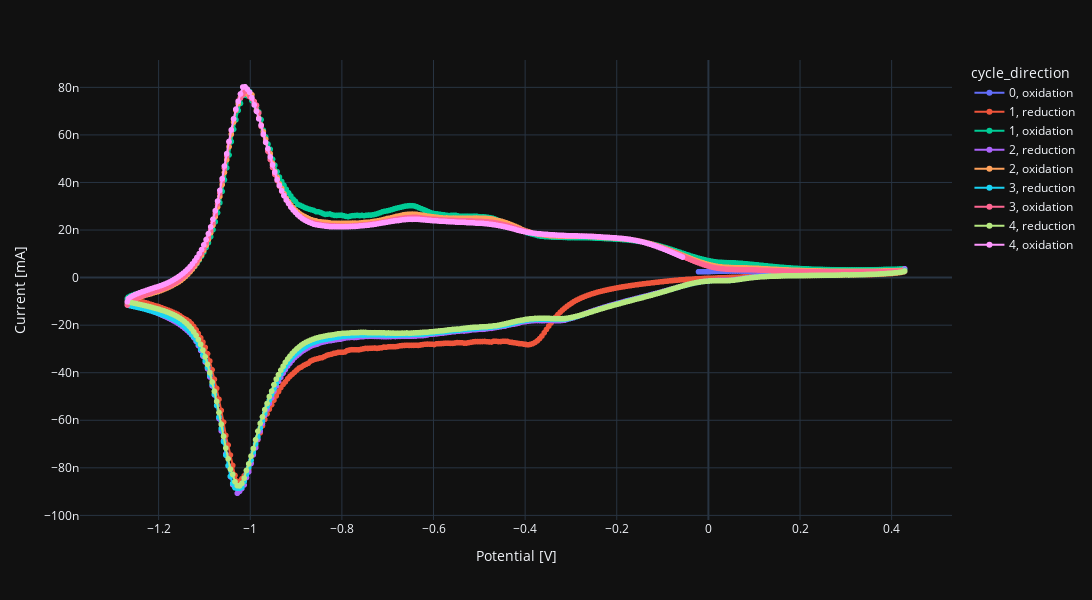

Notebook cell for this chart:
### Code cell
my_cv.show_current_potential(template = 'plotly_dark', height=600, width=1100)

### Figure 1 — Plotly figure (JSON) as saved in the notebook; plotly's stock layout.template omitted (floating-point values rounded to 4 significant figures; data arrays with more than 128 entries replaced by an {"elided": "..."} marker saying what was removed)
{"data": [{"hovertemplate": "cycle_direction=0, oxidation<br>Potential [V]=%{x}<br>Current [mA]=%{y}<extra></extra>", "legendgroup": "0, oxidation", "line": {"color": "#636efa", "dash": "solid"}, "marker": {"symbol": "circle"}, "mode": "lines+markers", "name": "0, oxidation", "showlegend": true, "type": "scattergl", "x": [-0.02154, -0.01653, -0.01153, -0.006536, -0.001539, 0.003469, 0.008476, 0.01347, 0.01847, 0.02347, 0.02847, 0.03346, 0.03846, 0.04347, 0.04847, 0.05346, 0.05845, 0.06346, 0.06846, 0.07345, 0.07845, 0.08345, 0.08846, 0.09345, 0.09845, 0.1034, 0.1084, 0.1134, 0.1184, 0.1234, 0.1284, 0.1334, 0.1384, 0.1434, 0.1484, 0.1534, 0.1584, 0.1634, 0.1684, 0.1734, 0.1784, 0.1834, 0.1884, 0.1934, 0.1984, 0.2034, 0.2084, 0.2134, 0.2184, 0.2234, 0.2284, 0.2334, 0.2384, 0.2434, 0.2484, 0.2534, 0.2584, 0.2634, 0.2684, 0.2734, 0.2784, 0.2834, 0.2884, 0.2934, 0.2984, 0.3034, 0.3084, 0.3134, 0.3184, 0.3234, 0.3284, 0.3334, 0.3384, 0.3434, 0.3484, 0.3534, 0.3584, 0.3634, 0.3684, 0.3734, 0.3784, 0.3834, 0.3884, 0.3934, 0.3984, 0.4034, 0.4084, 0.4134, 0.4184, 0.4234, 0.4284], "xaxis": "x", "y": [2.459e-09, 2.469e-09, 2.485e-09, 2.502e-09, 2.527e-09, 2.548e-09, 2.576e-09, 2.602e-09, 2.627e-09, 2.652e-09, 2.674e-09, 2.691e-09, 2.712e-09, 2.729e-09, 2.741e-09, 2.748e-09, 2.752e-09, 2.75e-09, 2.743e-09, 2.733e-09, 2.72e-09, 2.704e-09, 2.685e-09, 2.659e-09, 2.637e-09, 2.61e-09, 2.582e-09, 2.557e-09, 2.531e-09, 2.502e-09, 2.477e-09, 2.449e-09, 2.421e-09, 2.395e-09, 2.371e-09, 2.345e-09, 2.321e-09, 2.298e-09, 2.274e-09, 2.254e-09, 2.235e-09, 2.219e-09, 2.199e-09, 2.185e-09, 2.167e-09, 2.153e-09, 2.139e-09, 2.129e-09, 2.12e-09, 2.112e-09, 2.106e-09, 2.1e-09, 2.095e-09, 2.093e-09, 2.092e-09, 2.091e-09, 2.092e-09, 2.093e-09, 2.097e-09, 2.1e-09, 2.103e-09, 2.11e-09, 2.116e-09, 2.124e-09, 2.129e-09, 2.135e-09, 2.143e-09, 2.153e-09, 2.161e-09, 2.174e-09, 2.184e-09, 2.199e-09, 2.212e-09, 2.232e-09, 2.245e-09, 2.26e-09, 2.279e-09, 2.299e-09, 2.321e-09, 2.344e-09, 2.368e-09, 2.391e-09, 2.42e-09, 2.445e-09, 2.472e-09, 2.498e-09, 2.527e-09, 2.556e-09, 2.584e-09, 2.615e-09, 2.645e-09], "yaxis": "y"}, {"hovertemplate": "cycle_direction=1, reduction<br>Potential [V]=%{x}<br>Current [mA]=%{y}<extra></extra>", "legendgroup": "1, reduction", "line": {"color": "#EF553B", "dash": "solid"}, "marker": {"symbol": "circle"}, "mode": "lines+markers", "name": "1, reduction", "showlegend": true, "type": "scattergl", "x": {"elided": "341 float values"}, "xaxis": "x", "y": {"elided": "341 float values"}, "yaxis": "y"}, {"hovertemplate": "cycle_direction=1, oxidation<br>Potential [V]=%{x}<br>Current [mA]=%{y}<extra></extra>", "legendgroup": "1, oxidation", "line": {"color": "#00cc96", "dash": "solid"}, "marker": {"symbol": "circle"}, "mode": "lines+markers", "name": "1, oxidation", "showlegend": true, "type": "scattergl", "x": {"elided": "341 float values"}, "xaxis": "x", "y": {"elided": "341 float values"}, "yaxis": "y"}, {"hovertemplate": "cycle_direction=2, reduction<br>Potential [V]=%{x}<br>Current [mA]=%{y}<extra></extra>", "legendgroup": "2, reduction", "line": {"color": "#ab63fa", "dash": "solid"}, "marker": {"symbol": "circle"}, "mode": "lines+markers", "name": "2, reduction", "showlegend": true, "type": "scattergl", "x": {"elided": "341 float values"}, "xaxis": "x", "y": {"elided": "341 float values"}, "yaxis": "y"}, {"hovertemplate": "cycle_direction=2, oxidation<br>Potential [V]=%{x}<br>Current [mA]=%{y}<extra></extra>", "legendgroup": "2, oxidation", "line": {"color": "#FFA15A", "dash": "solid"}, "marker": {"symbol": "circle"}, "mode": "lines+markers", "name": "2, oxidation", "showlegend": true, "type": "scattergl", "x": {"elided": "341 float values"}, "xaxis": "x", "y": {"elided": "341 float values"}, "yaxis": "y"}, {"hovertemplate": "cycle_direction=3, reduction<br>Potential [V]=%{x}<br>Current [mA]=%{y}<extra></extra>", "legendgroup": "3, reduction", "line": {"color": "#19d3f3", "dash": "solid"}, "marker": {"symbol": "circle"}, "mode": "lines+markers", "name": "3, reduction", "showlegend": true, "type": "scattergl", "x": {"elided": "341 float values"}, "xaxis": "x", "y": {"elided": "341 float values"}, "yaxis": "y"}, {"hovertemplate": "cycle_direction=3, oxidation<br>Potential [V]=%{x}<br>Current [mA]=%{y}<extra></extra>", "legendgroup": "3, oxidation", "line": {"color": "#FF6692", "dash": "solid"}, "marker": {"symbol": "circle"}, "mode": "lines+markers", "name": "3, oxidation", "showlegend": true, "type": "scattergl", "x": {"elided": "341 float values"}, "xaxis": "x", "y": {"elided": "341 float values"}, "yaxis": "y"}, {"hovertemplate": "cycle_direction=4, reduction<br>Potential [V]=%{x}<br>Current [mA]=%{y}<extra></extra>", "legendgroup": "4, reduction", "line": {"color": "#B6E880", "dash": "solid"}, "marker": {"symbol": "circle"}, "mode": "lines+markers", "name": "4, reduction", "showlegend": true, "type": "scattergl", "x": {"elided": "341 float values"}, "xaxis": "x", "y": {"elided": "341 float values"}, "yaxis": "y"}, {"hovertemplate": "cycle_direction=4, oxidation<br>Potential [V]=%{x}<br>Current [mA]=%{y}<extra></extra>", "legendgroup": "4, oxidation", "line": {"color": "#FF97FF", "dash": "solid"}, "marker": {"symbol": "circle"}, "mode": "lines+markers", "name": "4, oxidation", "showlegend": true, "type": "scattergl", "x": {"elided": "244 float values"}, "xaxis": "x", "y": {"elided": "244 float values"}, "yaxis": "y"}], "layout": {"height": 600, "legend": {"title": {"text": "cycle_direction"}, "tracegroupgap": 0}, "margin": {"t": 60}, "width": 1100, "xaxis": {"anchor": "y", "domain": [0, 1], "title": {"text": "Potential [V]"}}, "yaxis": {"anchor": "x", "domain": [0, 1], "title": {"text": "Current [mA]"}}}}
